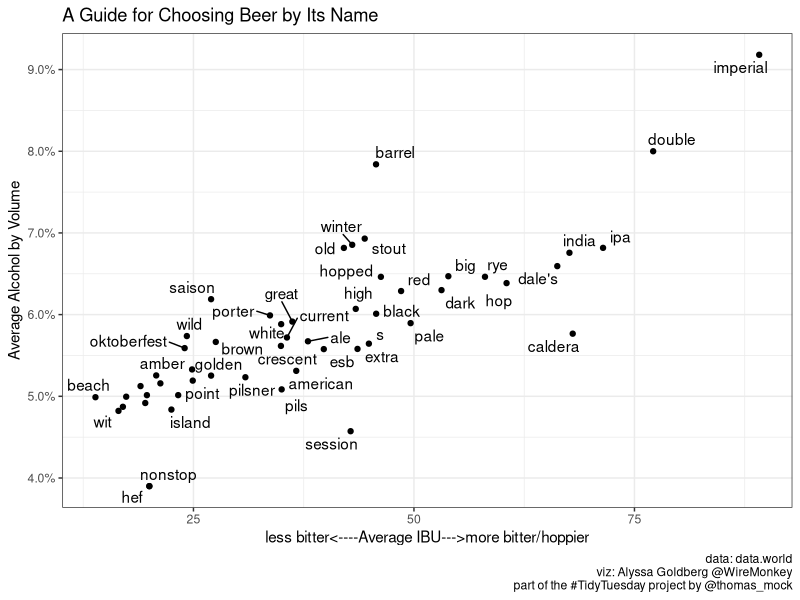

R code for this plot:
setwd("./week_15")

library(tidyverse)
library(readxl)
library(tidytext)

beers <- read_excel("beers.xlsx", sheet = "beers") %>% 
  rename_all(.funs = funs(paste0("beer_", .))) %>% 
  left_join(read_excel("beers.xlsx", sheet="breweries"),by=c("beer_brewery_id"="id"))

bitterness<-beers %>% filter(!is.na(beer_ibu))

ibu_text <-bitterness %>% 
  select(beer_abv, beer_ibu, beer_name) %>% 
  mutate(beer_name=gsub("[[:digit:]]", "", beer_name)) %>% 
  unnest_tokens("words", beer_name) %>% 
  filter(!words %in% c("beer", "a", "the","on","of","style")) %>% 
  group_by(words) %>% 
  summarise(freq=n(), min_ibu=min(beer_ibu), max_ibu=max(beer_ibu), min_abv=min(beer_abv), max_abv=max(beer_abv), avg_ibu=mean(beer_ibu), avg_abv=mean(beer_abv)) %>% 
  top_n(50,freq)

ggplot(ibu_text)+
  geom_point(aes(x=avg_ibu, y=avg_abv),show.legend = F)+
  labs(x="less bitter<----Average IBU--->more bitter/hoppier", y="Average Alcohol by Volume", title="A Guide for Choosing Beer by Its Name", caption="data: data.world
       viz: Alyssa Goldberg @WireMonkey
       part of the #TidyTuesday project by @thomas_mock")+
  ggrepel::geom_text_repel(aes(x=avg_ibu, y=avg_abv, label=words),show.legend = F)+
  theme_bw()+
  scale_y_continuous(labels = scales::percent)
